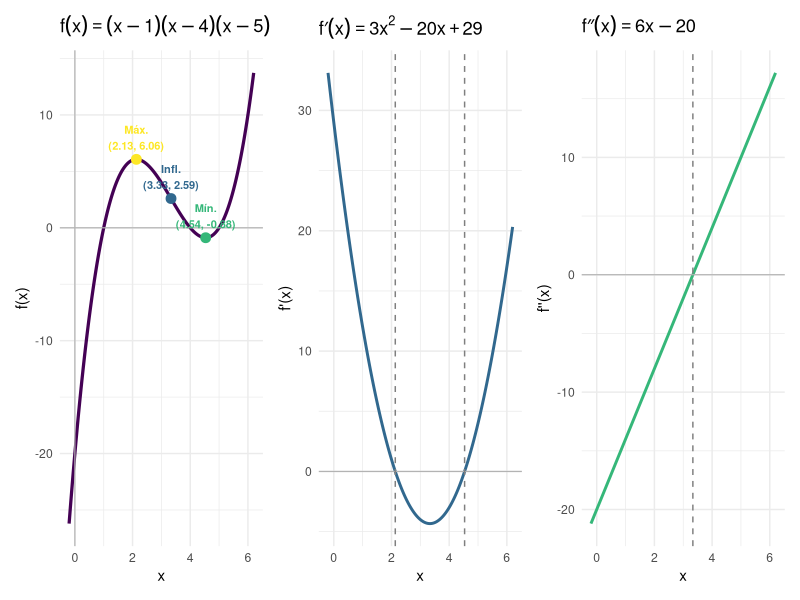

Generate this figure with R:
## ---- chunk 1
#| label: fig-mon3-ex3
#| fig-cap: "Análise completa de $f(x)=(x-1)(x-4)(x-5)$: máximo local em $x_0=(10-\\sqrt{13})/3$, mínimo local em $x_1=(10+\\sqrt{13})/3$, inflexão em $x=10/3$."
#| fig-align: center
#| fig-width: 10
#| fig-height: 4

library(ggplot2)
library(patchwork)

f   <- function(x) (x-1)*(x-4)*(x-5)
fp  <- function(x) 3*x^2 - 20*x + 29
fpp <- function(x) 6*x - 20

x0 <- (10 - sqrt(13)) / 3
x1 <- (10 + sqrt(13)) / 3
xi <- 10/3

x_seq <- seq(-0.2, 6.2, length.out = 500)
df    <- data.frame(x = x_seq, y = f(x_seq), yp = fp(x_seq), ypp = fpp(x_seq))

pts <- data.frame(
  x     = c(x0,   xi,       x1),
  y     = c(f(x0), f(xi), f(x1)),
  label = c(sprintf("Máx.\n(%.2f, %.2f)", x0, f(x0)),
            sprintf("Infl.\n(%.2f, %.2f)", xi, f(xi)),
            sprintf("Mín.\n(%.2f, %.2f)", x1, f(x1))),
  tipo  = c("Máximo", "Inflexão", "Mínimo")
)

base_t <- theme_minimal(base_size = 11)

p1 <- ggplot(df, aes(x, y)) +
  geom_line(color = "#440154", linewidth = 1.1) +
  geom_hline(yintercept = 0, color = "gray70", linewidth = 0.4) +
  geom_vline(xintercept = 0, color = "gray70", linewidth = 0.4) +
  geom_point(data = pts, aes(x, y, color = tipo), size = 3, show.legend = FALSE) +
  geom_text(data = pts, aes(x, y, label = label, color = tipo),
            vjust = -0.4, size = 2.8, fontface = "bold", show.legend = FALSE) +
  scale_color_manual(values = c("Máximo"   = "#FDE725",
                                 "Inflexão" = "#31688e",
                                 "Mínimo"   = "#35b779")) +
  labs(title = expression(f(x) == (x-1)*(x-4)*(x-5)),
       x = "x", y = "f(x)") + base_t

p2 <- ggplot(df, aes(x, yp)) +
  geom_line(color = "#31688e", linewidth = 1) +
  geom_hline(yintercept = 0, color = "gray70", linewidth = 0.4) +
  geom_vline(xintercept = c(x0, x1), linetype = "dashed", color = "gray50") +
  labs(title = expression(f*minute(x) == 3*x^2 - 20*x + 29),
       x = "x", y = "f'(x)") + base_t

p3 <- ggplot(df, aes(x, ypp)) +
  geom_line(color = "#35b779", linewidth = 1) +
  geom_hline(yintercept = 0, color = "gray70", linewidth = 0.4) +
  geom_vline(xintercept = xi, linetype = "dashed", color = "gray50") +
  labs(title = expression(f*second(x) == 6*x - 20),
       x = "x", y = "f''(x)") + base_t

p1 + p2 + p3
